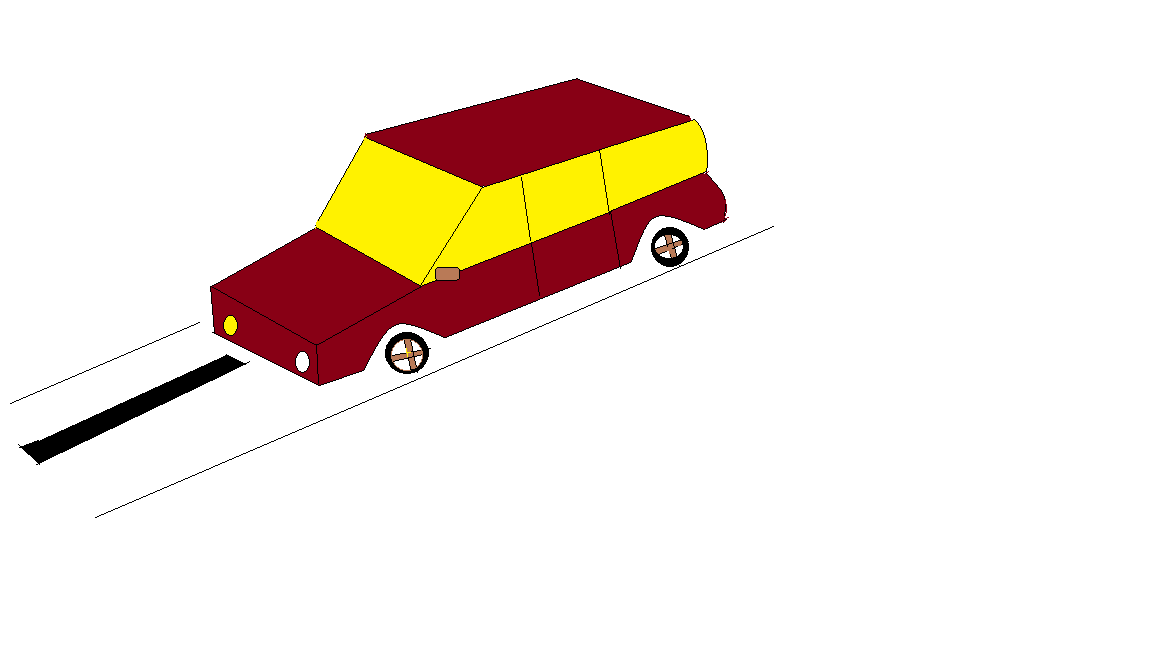
%> input picture car1.png, 1152 x 648 px
$ octave image_processing_basics.m   (GNU Octave 9; MATLAB toolbox functions it lacks are replaced by stand-ins)
%> lines starting %> are read from the running program, lines starting %| are printed output that depends on the picture; in (x1, y1, x2, y2) boxes, pixels count from 0 and x2, y2 are one past the last pixel; in counts of white or black regions, pixels touching at a corner belong together; the program's own positions count from 1
clc;
clear all;
close all;


% Image Processing code
I = imread("car1.png"); % get image file
%> I is the input picture: size 648x1152x3 uint8; mean R, G, B 243.4, 233.3, 225
imshow(I); % showing the original color image
% color image is 3d array which is 2d array with 3layers
Ig = rgb2gray(I); % Convert the RGB color image to grayscale
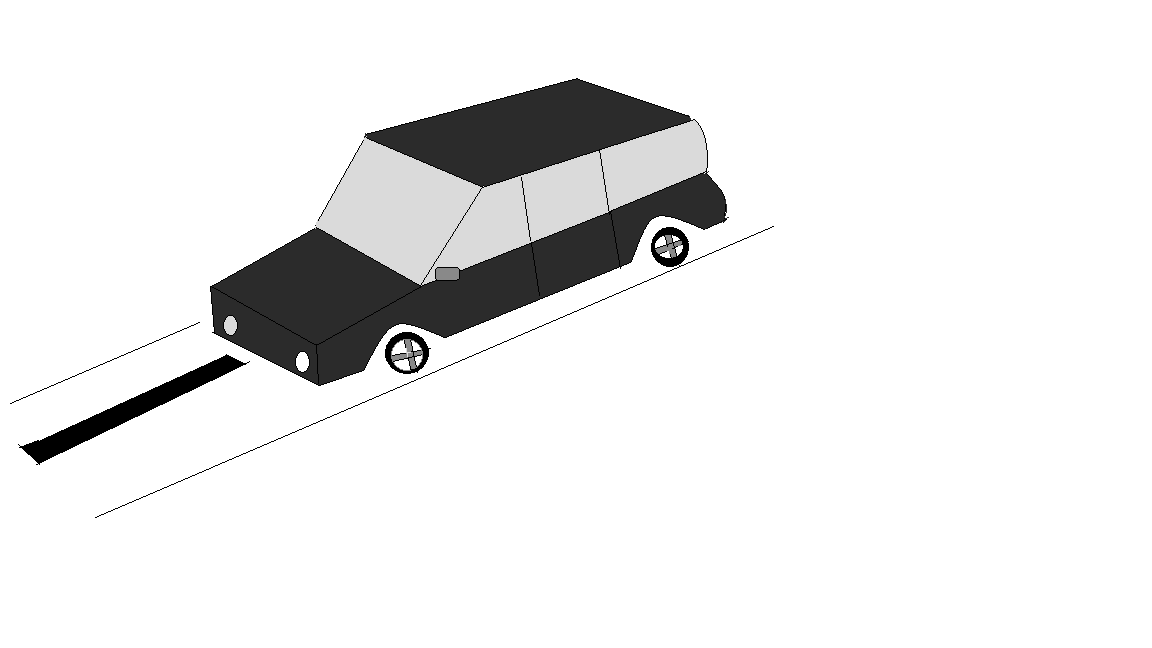
%> Ig: size 648x1152 uint8; min 0, max 255, mean 235.3
imshow(Ig); % Display the grayscale version

I_red = I; % Create a copy of the original image for color isolation
I_red(:,:,2:3) = 0; % Remove green and blue lyaers to isolate red
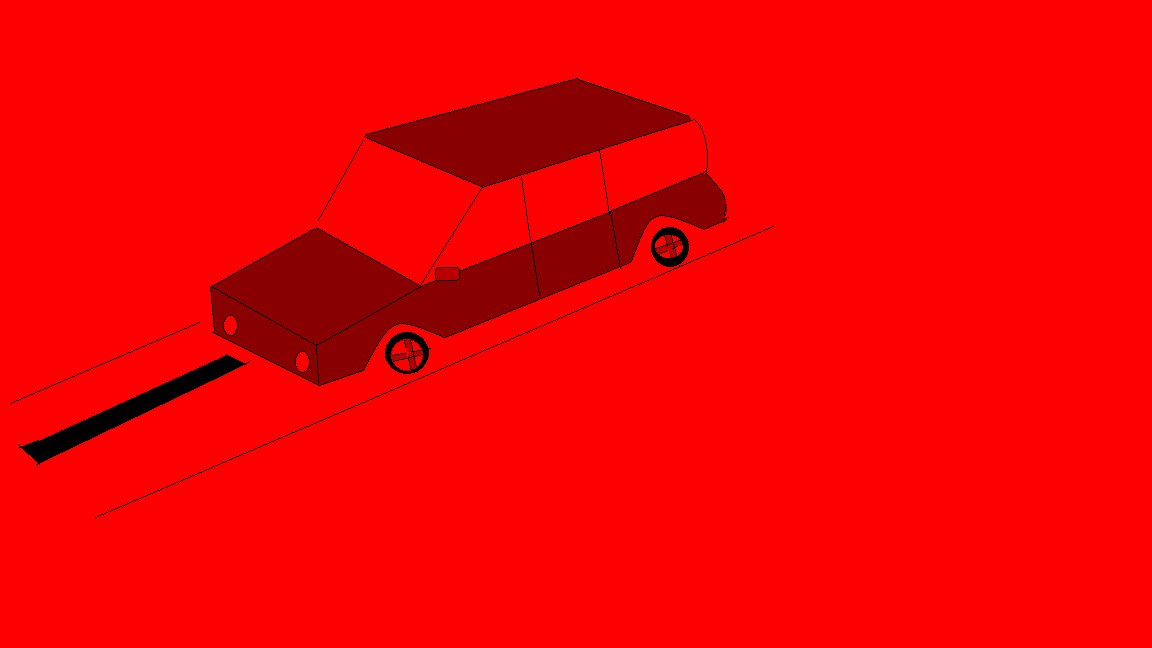
%> I_red: size 648x1152x3 uint8; mean R, G, B 243.4, 0, 0
imshow(I_red); % display the red-only image

bnw = Ig > 120; % apply a binary threshold to create a black and white image
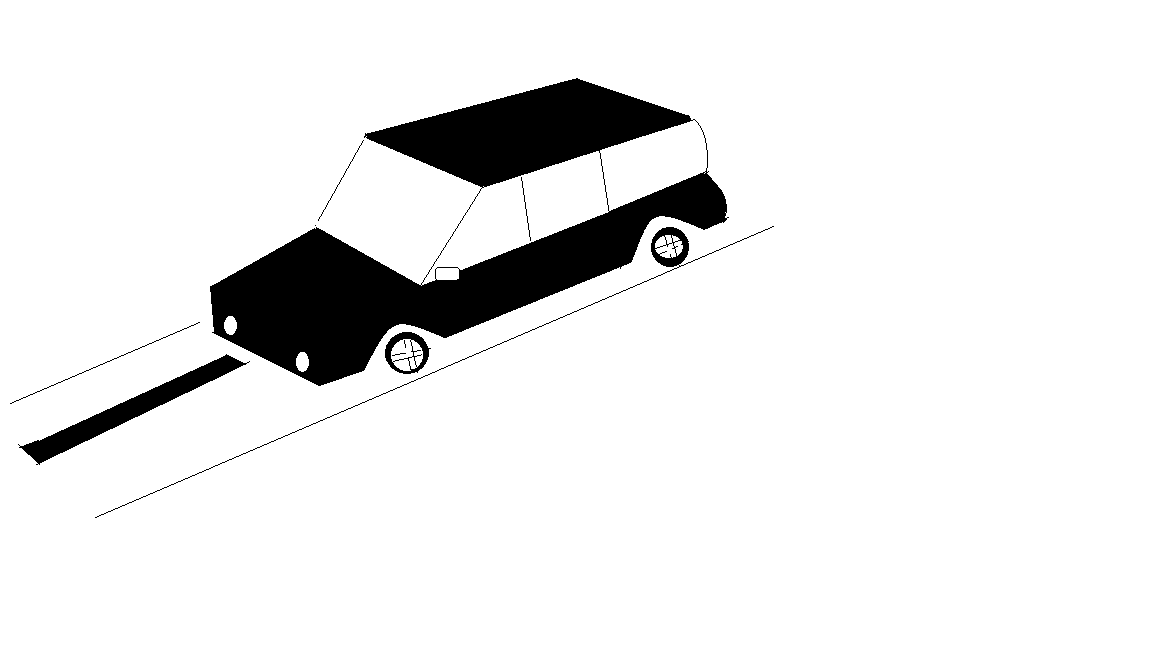
%> bnw: size 648x1152 logical; 91.7% white; 10 black regions (3 under 20 px), largest, box (x1, y1, x2, y2) and area: (210, 78, 729, 386) 54829, (18, 354, 250, 465) 4357, (95, 226, 774, 518) 1439
imshow(bnw); % display the binary result

I_eq = histeq(Ig); % Perform histogram equalization to enhance contrast
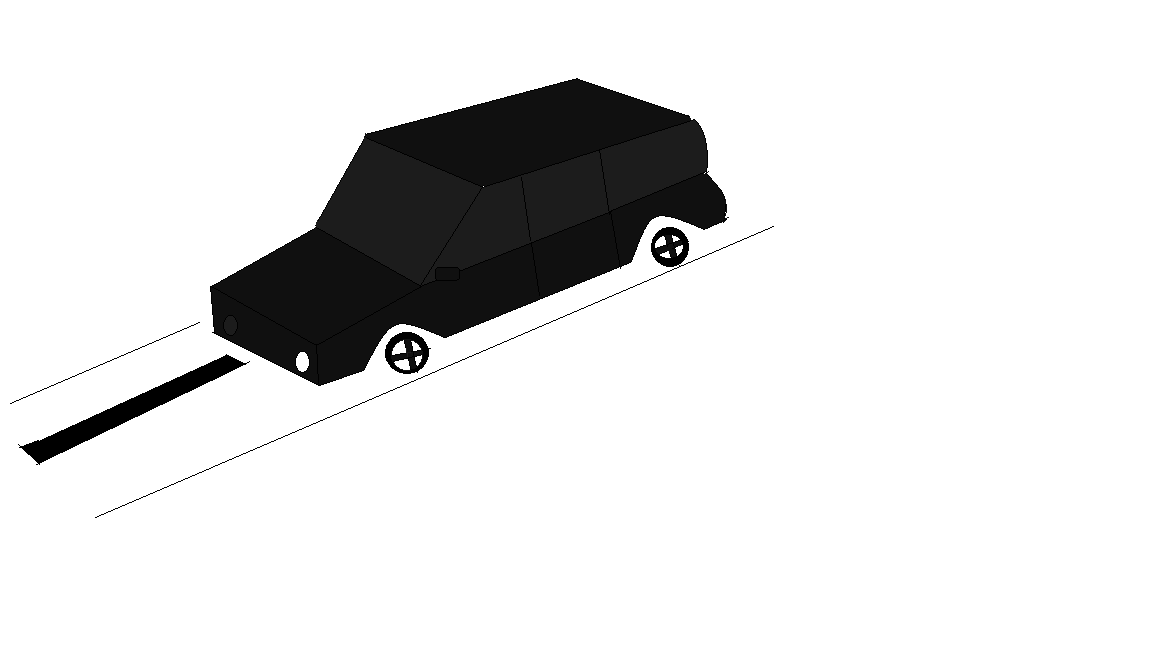
%> I_eq: size 648x1152 uint8; min 0, max 255, mean 225.7
imshow(I_eq); % Display the contrast-enhanced grayscale image
